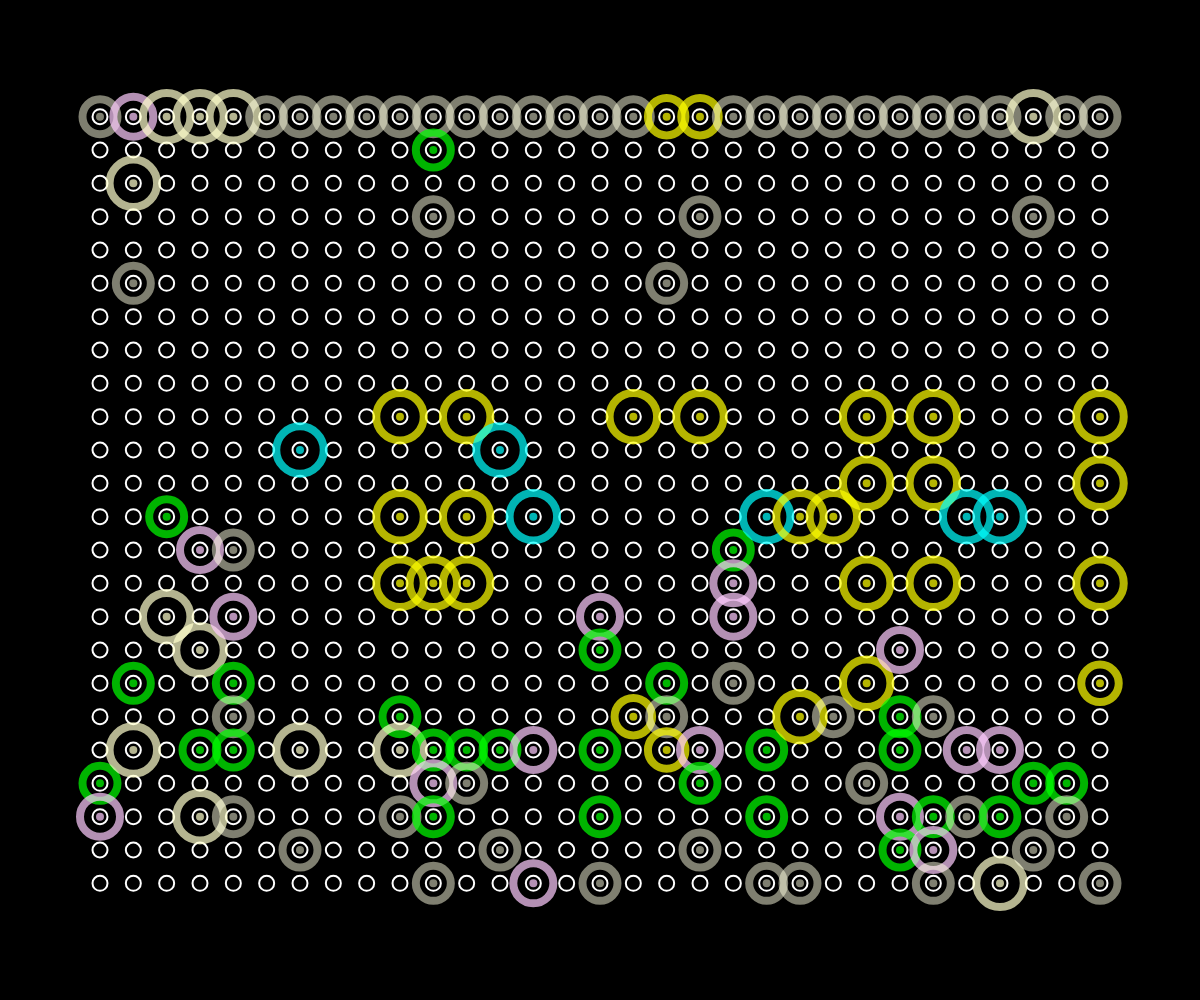
Frame 1 (no input)
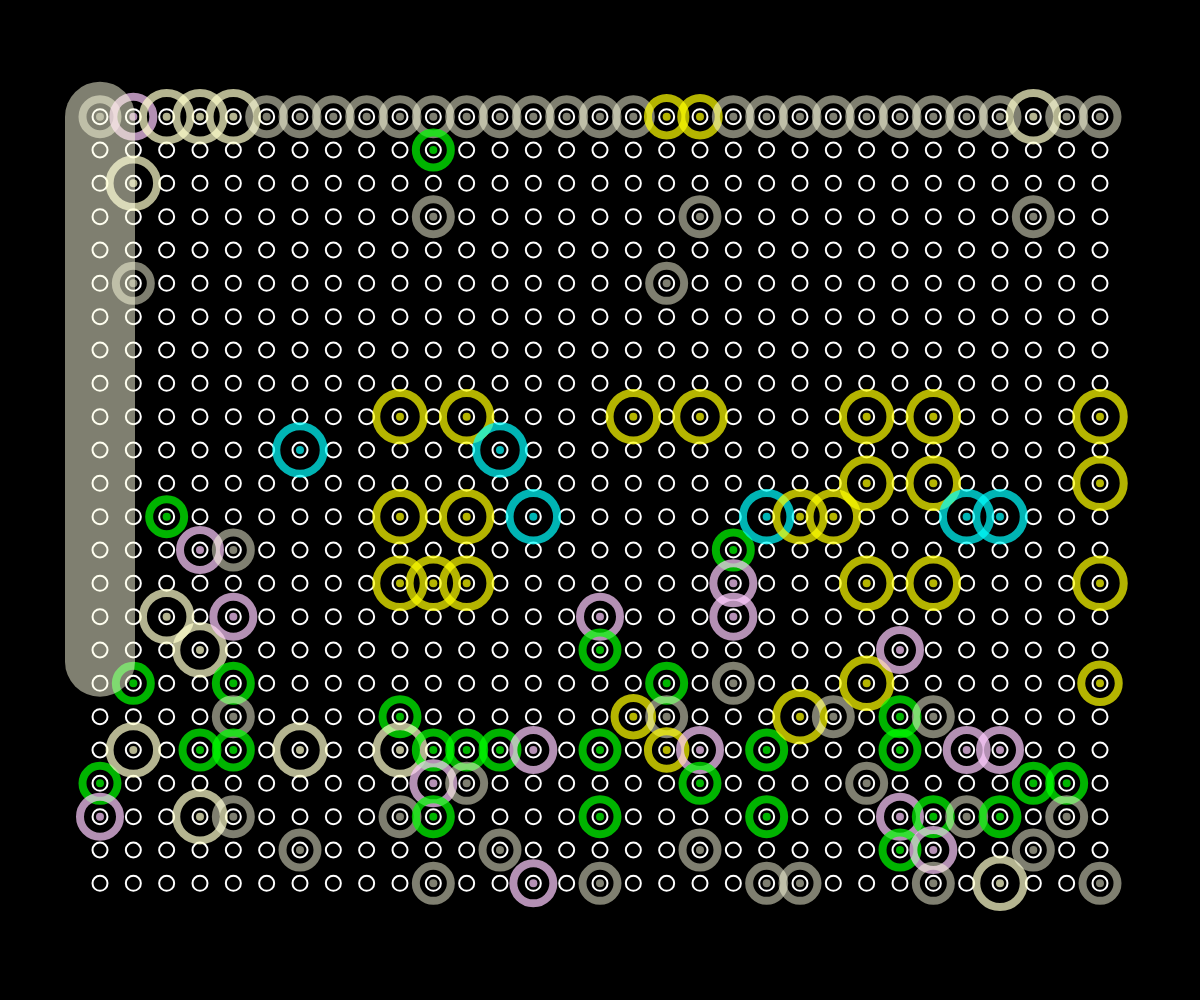
Frame 2 (the mouse pressed at the canvas centre, redrawn once)

The p5.js sketch that drew these frames (run headless with seeded random() and noise() and a simulated clock; the mouse was pressed at the canvas centre and the sketch redrawn once):

// p5.js sketch
// ── sketch.js
let cols = 31;
let rows = 24;
let spacing;
let offsetX, offsetY;

let marginTop = 180;
let marginLeft = 180;

let viewMode = "full"; // "full", "timeRange", "weeklyGroup"
let timeStart = 9;
let timeEnd = 18;
let weekGroup = 0;

let animationSpeed = 545; // 한 프레임당 선 그려질 길이 (픽셀)
let drawingProgress = 0; // 현재 그려지는 선의 진행 정도

let categoryStyles = {
  "집":    { color: [255, 255, 224, 127],     weight: 70 },
  "남의집": { color: [255, 255, 204, 180],     weight: 95 },
  "학교":  { color: [255, 255, 0, 180],   weight: 95 },
  "꼼방":  { color: [255, 255, 0, 180],   weight: 75 },
  "식당":  { color: [0, 255, 0, 180],   weight: 70 },
  "기타":  { color: [255, 204, 255, 180], weight: 80 },
  "알바":  { color: [0, 255, 255, 180],   weight: 95 }
};

let points = [{date: "01", y: 0, category: "집"},
  {date: "01", y: 20, category: "식당"},
  {date: "01", y: 21, category: "기타"},
  {date: "02", y: 0, category: "기타"},
  {date: "02", y: 2, category: "남의집"},
  {date: "02", y: 5, category: "집"},
  {date: "02", y: 17, category: "식당"},
  {date: "02", y: 19, category: "남의집"},
  {date: "03", y: 0, category: "남의집"},
  {date: "03", y: 12, category: "식당"},
  {date: "03", y: 15, category: "남의집"},
  {date: "04", y: 0, category: "남의집"},
  {date: "04", y: 13, category: "기타"},
  {date: "04", y: 16, category: "남의집"},
  {date: "04", y: 19, category: "식당"},
  {date: "04", y: 21, category: "남의집"},
  {date: "05", y: 0, category: "남의집"},
  {date: "05", y: 13, category: "집"},
  {date: "05", y: 15, category: "기타"},
  {date: "05", y: 17, category: "식당"},
  {date: "05", y: 18, category: "집"},
  {date: "05", y: 19, category: "식당"},
  {date: "05", y: 21, category: "집"},
  {date: "06", y: 0, category: "집"},
  {date: "07", y: 0, category: "집"},
  {date: "07", y: 10, category: "알바"},
  {date: "07", y: 19, category: "남의집"},
  {date: "07", y: 22, category: "집"},
  {date: "08", y: 0, category: "집"},
  {date: "09", y: 0, category: "집"},
  {date: "10", y: 0, category: "집"},
  {date: "10", y: 9, category: "학교"},
  {date: "10", y: 12, category: "학교"},
  {date: "10", y: 14, category: "학교"},
  {date: "10", y: 18, category: "식당"},
  {date: "10", y: 19, category: "남의집"},
  {date: "10", y: 21, category: "집"},
  {date: "11", y: 0, category: "집"},
  {date: "11", y: 1, category: "식당"},
  {date: "11", y: 3, category: "집"},
  {date: "11", y: 14, category: "학교"},
  {date: "11", y: 19, category: "식당"},
  {date: "11", y: 20, category: "기타"},
  {date: "11", y: 21, category: "식당"},
  {date: "11", y: 23, category: "집"},
  {date: "12", y: 0, category: "집"},
  {date: "12", y: 9, category: "학교"},
  {date: "12", y: 12, category: "학교"},
  {date: "12", y: 14, category: "학교"},
  {date: "12", y: 19, category: "식당"},
  {date: "12", y: 20, category: "집"},
  {date: "13", y: 0, category: "집"},
  {date: "13", y: 10, category: "알바"},
  {date: "13", y: 19, category: "식당"},
  {date: "13", y: 22, category: "집"},
  {date: "14", y: 0, category: "집"},
  {date: "14", y: 12, category: "알바"},
  {date: "14", y: 19, category: "기타"},
  {date: "14", y: 23, category: "기타"},
  {date: "15", y: 0, category: "집"},
  {date: "16", y: 0, category: "집"},
  {date: "16", y: 15, category: "기타"},
  {date: "16", y: 16, category: "식당"},
  {date: "16", y: 19, category: "식당"},
  {date: "16", y: 21, category: "식당"},
  {date: "16", y: 23, category: "집"},
  {date: "17", y: 0, category: "집"},
  {date: "17", y: 9, category: "학교"},
  {date: "17", y: 18, category: "꼼방"},
  {date: "18", y: 0, category: "꼼방"},
  {date: "18", y: 5, category: "집"},
  {date: "18", y: 17, category: "식당"},
  {date: "18", y: 18, category: "집"},
  {date: "18", y: 19, category: "꼼방"},
  {date: "19", y: 0, category: "꼼방"},
  {date: "19", y: 3, category: "집"},
  {date: "19", y: 9, category: "학교"},
  {date: "19", y: 19, category: "기타"},
  {date: "19", y: 20, category: "식당"},
  {date: "19", y: 22, category: "집"},
  {date: "20", y: 0, category: "집"},
  {date: "20", y: 13, category: "식당"},
  {date: "20", y: 14, category: "기타"},
  {date: "20", y: 15, category: "기타"},
  {date: "20", y: 17, category: "집"},
  {date: "21", y: 0, category: "집"},
  {date: "21", y: 12, category: "알바"},
  {date: "21", y: 19, category: "식당"},
  {date: "21", y: 21, category: "식당"},
  {date: "21", y: 23, category: "집"},
  {date: "22", y: 0, category: "집"},
  {date: "22", y: 12, category: "학교"},
  {date: "22", y: 18, category: "학교"},
  {date: "22", y: 23, category: "집"},
  {date: "23", y: 0, category: "집"},
  {date: "23", y: 12, category: "학교"},
  {date: "23", y: 18, category: "집"},
  {date: "24", y: 0, category: "집"},
  {date: "24", y: 9, category: "학교"},
  {date: "24", y: 11, category: "학교"},
  {date: "24", y: 14, category: "학교"},
  {date: "24", y: 17, category: "학교"},
  {date: "24", y: 20, category: "집"},
  {date: "25", y: 0, category: "집"},
  {date: "25", y: 16, category: "기타"},
  {date: "25", y: 18, category: "식당"},
  {date: "25", y: 19, category: "식당"},
  {date: "25", y: 21, category: "기타"},
  {date: "25", y: 22, category: "식당"},
  {date: "26", y: 0, category: "집"},
  {date: "26", y: 9, category: "학교"},
  {date: "26", y: 11, category: "학교"},
  {date: "26", y: 14, category: "학교"},
  {date: "26", y: 18, category: "집"},
  {date: "26", y: 21, category: "식당"},
  {date: "26", y: 22, category: "기타"},
  {date: "26", y: 23, category: "집"},
  {date: "27", y: 0, category: "집"},
  {date: "27", y: 12, category: "알바"},
  {date: "27", y: 19, category: "기타"},
  {date: "27", y: 21, category: "집"},
  {date: "28", y: 0, category: "집"},
  {date: "28", y: 12, category: "알바"},
  {date: "28", y: 19, category: "기타"},
  {date: "28", y: 21, category: "식당"},
  {date: "28", y: 23, category: "남의집"},
  {date: "29", y: 0, category: "남의집"},
  {date: "29", y: 3, category: "집"},
  {date: "29", y: 20, category: "식당"},
  {date: "29", y: 22, category: "집"},
  {date: "30", y: 0, category: "집"},
  {date: "30", y: 20, category: "식당"},
  {date: "30", y: 21, category: "집"},
  {date: "31", y: 0, category: "집"},
  {date: "31", y: 9, category: "학교"},
  {date: "31", y: 11, category: "학교"},
  {date: "31", y: 14, category: "학교"},
  {date: "31", y: 17, category: "꼼방"},
  {date: "31", y: 23, category: "집"}];

function setup() {
  createCanvas(windowWidth, windowHeight);
  strokeCap(ROUND);
  spacing = min((width - 200) / (cols - 1), (height - 200) / (rows - 1));
  offsetX = (width - spacing * (cols - 1)) / 2;
  offsetY = (height - spacing * (rows - 1)) / 2;
  frameRate(60);
  noLoop(); // Stop automatic drawing until mouse click
}

function draw() {
  background(0);
  drawGrid();
  // drawLabels();  // removed to disable text rendering
  let totalLength = getTotalLineLength();
  drawAllPoints();
  drawLinesAnimated();
  drawingProgress += animationSpeed;
  // Stop animation after all lines are drawn
  if (drawingProgress > totalLength) {
    noLoop();
  }
}
// Calculate the total length of all lines to control animation
function getTotalLineLength() {
  let grouped = {};
  for (let p of points) {
    if (!grouped[p.date]) grouped[p.date] = [];
    grouped[p.date].push(p);
  }
  let sortedDates = Object.keys(grouped).sort((a, b) => int(a) - int(b));
  let total = 0;
  for (let date of sortedDates) {
    let dateIndex = int(date) - 1;
    if (viewMode === "weeklyGroup") {
      let groupStart = weekGroup * 7;
      if (dateIndex < groupStart || dateIndex >= groupStart + 7) continue;
    }
    let dayPoints = grouped[date].sort((a, b) => a.y - b.y);
    for (let i = 0; i < dayPoints.length; i++) {
      let p1 = dayPoints[i];
      let p2 = dayPoints[i + 1];
      let y1 = offsetY + p1.y * spacing;
      if (!p2) {
        let dayEndY = offsetY + (rows - 1) * spacing;
        total += abs(dayEndY - y1);
        continue;
      }
      let y2 = offsetY + p2.y * spacing;
      total += abs(y2 - y1);
    }
  }
  return total;
}

function drawGrid() {
  push();
  stroke(220, 127);
  noFill();
  let colCount = (viewMode === "weeklyGroup") ? 7 : cols;
  let rowStart = (viewMode === "timeRange") ? timeStart : 0;
  let rowEnd = (viewMode === "timeRange") ? timeEnd + 1 : rows;

  for (let i = 0; i < colCount; i++) {
    for (let j = rowStart; j < rowEnd; j++) {
      let x = offsetX + i * spacing;
      let y = offsetY + j * spacing;
      // draw grid point with isolated style
      push();
      stroke(255);
      strokeWeight(2);
      fill(255,1);
      ellipse(x, y, 15, 15);
      pop();
    }
  }
  pop();
}

function drawLabels() {
  // text rendering disabled
}

function drawLinesAnimated() {
  let grouped = {};
  for (let p of points) {
    if (!grouped[p.date]) grouped[p.date] = [];
    grouped[p.date].push(p);
  }

  let sortedDates = Object.keys(grouped).sort((a, b) => int(a) - int(b));
  let totalDrawn = 0;

  for (let date of sortedDates) {
    let dateIndex = int(date) - 1;
    if (viewMode === "weeklyGroup") {
      let groupStart = weekGroup * 7;
      if (dateIndex < groupStart || dateIndex >= groupStart + 7) continue;
    }

    let x = (viewMode === "weeklyGroup")
      ? offsetX + (dateIndex - weekGroup * 7) * spacing
      : offsetX + dateIndex * spacing;

    let dayPoints = grouped[date].sort((a, b) => a.y - b.y);
    for (let i = 0; i < dayPoints.length; i++) {
      let p1 = dayPoints[i];
      let p2 = dayPoints[i + 1];
      let y1 = offsetY + p1.y * spacing;
      if (!p2) {
        // 마지막 점이면 하루 끝(y=23h)까지만 그리기
        let dayEndY = offsetY + (rows - 1) * spacing;
        let style = categoryStyles[p1.category] || { color: [150, 150, 150, 127], weight: 6 };
        // isolate stroke state
        push();
        if(p1.category === "집"){
          noFill();
          stroke(...style.color);
          strokeWeight(style.weight);
        } else {
          stroke(...style.color);
          strokeWeight(style.weight);
        }
        let lineLength = abs(dayEndY - y1);
        if (drawingProgress > totalDrawn) {
          let visibleLength = min(drawingProgress - totalDrawn, lineLength);
          let yEnd = y1 + visibleLength * (dayEndY > y1 ? 1 : -1);
          line(x, y1, x, yEnd);
        }
        pop();
        totalDrawn += lineLength;
        continue;
      }
      let y2 = offsetY + p2.y * spacing;

      let style = categoryStyles[p1.category] || { color: [150, 150, 150, 127], weight: 6 };
      // isolate stroke state
      push();
      if(p1.category === "집"){
        noFill();
        stroke(...style.color);
        strokeWeight(style.weight);
      } else {
        stroke(...style.color);
        strokeWeight(style.weight);
      }

      let lineLength = abs(y2 - y1);
      if (drawingProgress > totalDrawn) {
        let visibleLength = min(drawingProgress - totalDrawn, lineLength);
        let yEnd = y1 + visibleLength * (y2 > y1 ? 1 : -1);
        line(x, y1, x, yEnd);
      }
      pop();
      totalDrawn += lineLength;
    }
  }

  
}

function keyPressed() {
  if (key === '1') {
    viewMode = "full";
  } else if (key === '2') {
    viewMode = "timeRange";
    timeStart = 9;
    timeEnd = 18;
  } else if (key === '3') {
    viewMode = "weeklyGroup"; weekGroup = 0;
  } else if (key === '4') {
    viewMode = "weeklyGroup"; weekGroup = 1;
  } else if (key === '5') {
    viewMode = "weeklyGroup"; weekGroup = 2;
  } else if (key === '6') {
    viewMode = "weeklyGroup"; weekGroup = 3;
  }

  drawingProgress = 0;
  loop(); // 다시 애니메이션 시작
}
function mousePressed() {
  for (let p of points) {
    let x = offsetX + (int(p.date) - 1) * spacing;
    let y = offsetY + p.y * spacing;
    let d = dist(mouseX, mouseY, x, y);
    if (d < 10) {  // check if mouse is near the point
      let newCategory = prompt("카테고리를 입력하세요 (예: 집, 학교, 식당)");
      if (newCategory) {
        p.category = newCategory;
        // Add a new style if category doesn't exist yet
        if (!categoryStyles[newCategory]) {
          categoryStyles[newCategory] = {
            color: [random(50, 255), random(50, 255), random(50, 255), 127],
            weight: 3
          };
        }
      }
      break;
    }
  }
  drawingProgress = 0;
  loop(); // start animation
}

function drawAllPoints() {
  let grouped = {};
  for (let p of points) {
    if (!grouped[p.date]) grouped[p.date] = [];
    grouped[p.date].push(p);
  }

  let sortedDates = Object.keys(grouped).sort((a, b) => int(a) - int(b));
  for (let date of sortedDates) {
    let dateIndex = int(date) - 1;
    if (viewMode === "weeklyGroup") {
      let groupStart = weekGroup * 7;
      if (dateIndex < groupStart || dateIndex >= groupStart + 7) continue;
    }

    let x = (viewMode === "weeklyGroup")
      ? offsetX + (dateIndex - weekGroup * 7) * spacing
      : offsetX + dateIndex * spacing;

    let dayPoints = grouped[date];
    for (let p of dayPoints) {
      let y = offsetY + p.y * spacing;
      let style = categoryStyles[p.category] || { color: [150, 150, 150, 127], weight: 6 };
      push();
      stroke(...style.color);
      strokeWeight(style.weight / 2);
      fill(...style.color);
      ellipse(x, y, 8, 8);
      pop();
    }
  }
}

function drawLines() {
  stroke(0); // black stroke
  strokeWeight(1);
  noFill();

  // Filter and sort "집" category points by x (date), then y (time)
  let housePoints = points
    .filter(p => p.category === "집")
    .sort((a, b) => int(a.date) - int(b.date) || a.y - b.y);

  if (housePoints.length > 1) {
    beginShape();
    for (let i = 0; i < housePoints.length; i++) {
      let pt = housePoints[i];
      let x = offsetX + (int(pt.date) - 1) * spacing;
      let y = offsetY + pt.y * spacing;
      vertex(x, y);
    }
    endShape();
  }
}
